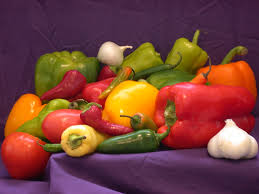
#> input picture Week_6/peppers.jpeg, 259 x 194 px
$ jupyter execute Hafta_6.ipynb
#> lines starting #> are read from the running program, lines starting #| are printed output that depends on the picture; after the words box and inside, x2 and y2 are one past the last pixel; in counts of white or black regions, pixels touching at a corner belong together
[cell 1]
import cv2
import matplotlib.pyplot as plt
import numpy as np

[cell 2]
img_original=cv2.imread("./peppers.jpeg",1)
#> img_original is the input picture: shape (194, 259, 3); mean B, G, R 57.9, 66.3, 120.7

[cell 3]
plt.imshow(img_original)

[cell 4]
img_rgb=cv2.cvtColor(img_original,cv2.COLOR_BGR2RGB)
img_gray=cv2.cvtColor(img_original,cv2.COLOR_BGR2GRAY)
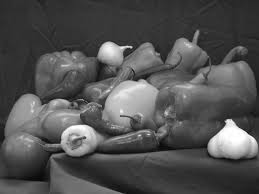
#> img_gray: shape (194, 259); min 5, max 255, mean 81.6
fig=plt.figure(figsize=(10,7))
rows=1
columns=3
fig.add_subplot(rows ,columns ,1)
plt.imshow(img_original )
plt.axis("off")
plt.title("Original Image")
fig.add_subplot(rows ,columns ,2)
plt.imshow(img_rgb)
plt.axis("off")
plt.title("RGB Image")
fig.add_subplot(rows ,columns ,3)
plt.imshow(img_gray, cmap="gray")
plt.axis("off")
plt.title("Gray  Image")
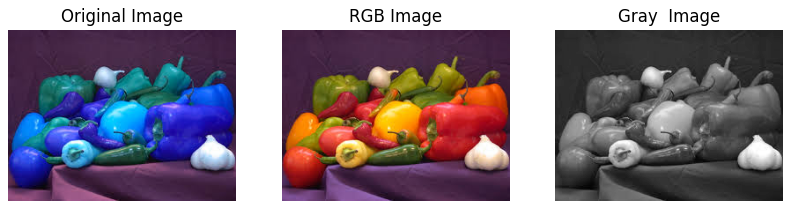
#> figure drawn by matplotlib, 3 panels; B, G, R data is drawn as R, G, B

[cell 5]
img_rgb_indexes=(img_rgb[:,:,0]>70)&(img_rgb[:,:,1]<130)&(img_rgb[:,:,2]<30)
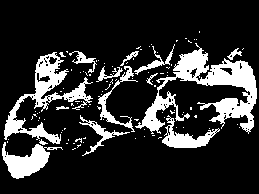
#> img_rgb_indexes: shape (194, 259) bool; 17.9% white; 106 white regions (92 under 20 px), largest, box (x1, y1, x2, y2) and area: (135, 43, 257, 134) 3559, (4, 52, 93, 144) 2032, (2, 142, 63, 179) 966

[cell 6]
print(type(img_rgb_indexes))
#| <class 'numpy.ndarray'>

[cell 7]
img_rgb_indexes.shape
#> Out = (194, 259)

[cell 8]
plt.imshow(img_rgb_indexes,cmap="gray")

[cell 9]
img_rgb[img_rgb_indexes]=[135,235,235]
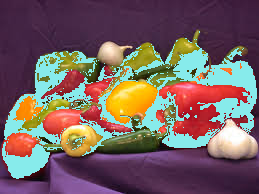
#> img_rgb: shape (194, 259, 3); mean R, G, B 118.3, 97.5, 97.4
img_rgb=cv2.cvtColor(img_original,cv2.COLOR_BGR2RGB)
img_gray=cv2.cvtColor(img_original,cv2.COLOR_BGR2GRAY)
fig=plt.figure(figsize=(10,7))
rows=1
columns=3
fig.add_subplot(rows ,columns ,1)
plt.imshow(img_original )
plt.axis("off")
plt.title("Original Image")
fig.add_subplot(rows ,columns ,2)
plt.imshow(img_rgb)
plt.axis("off")
plt.title("RGB Image")
fig.add_subplot(rows ,columns ,3)
plt.imshow(img_gray, cmap="gray")
plt.axis("off")
plt.title("Gray  Image")

[cell 10]
img_rgb[img_rgb_indexes]=[135,235,235]
new_rgb=cv2.cvtColor(img_original,cv2.COLOR_BGR2RGB)

fig=plt.figure(figsize=(10,7))
rows=1
columns=3
fig.add_subplot(rows ,columns ,1)
plt.imshow(new_rgb )
plt.axis("off")
plt.title("RGB Image")
fig.add_subplot(rows ,columns ,2)
plt.imshow(img_rgb_indexes,cmap="gray")
plt.axis("off")
plt.title("Indexes Image")
fig.add_subplot(rows ,columns ,3)
plt.imshow(img_rgb, cmap="gray")
plt.axis("off")
plt.title("Original  Image")

[cell 11]
img_rgb_indexes1=(img_rgb[:,:,0]>70)&(img_rgb[:,:,1]<130)&(img_rgb[:,:,2]<30)
#> img_rgb_indexes1: shape (194, 259) bool; every value is 0
img_rgb_indexes2=(img_rgb[:,:,0]>70)&(img_rgb[:,:,1]<130)&(img_rgb[:,:,2]<30)
img_rgb_indexes3=(img_rgb[:,:,0]>70)&(img_rgb[:,:,1]<130)&(img_rgb[:,:,2]<30)

[cell 12]
img_rgb_new_1 = cv2.cvtColor(img_original, cv2.COLOR_BGR2RGB)

[cell 13]
#görüntüdeki yeşil renkli nesnelerin maskelerini oluşturun (img_indexes gibi)#yeşil renk yerine kendi istediğini bir renge dönüştürün
img_rgb[img_rgb_indexes1]=[70,194,60]
img_hsv_green=cv2.cvtColor(img_original,cv2.COLOR_BGR2HSV)
#> img_hsv_green: shape (194, 259, 3); mean H, S, V 102, 157.5, 122.5
lower_green=np.array([20,100,90])
upper_green=np.array([130,210,130])
mask_green=cv2.inRange(img_hsv_green,lower_green,upper_green)
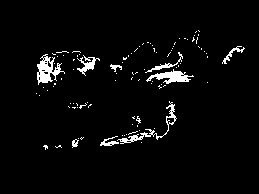
#> mask_green: shape (194, 259); 3.6% white; 97 white regions (88 under 20 px), largest, box (x1, y1, x2, y2) and area: (37, 54, 65, 85) 386, (146, 69, 194, 84) 315, (117, 101, 177, 144) 298

fig=plt.figure(figsize=(10,7))
rows=1
columns=2

fig.add_subplot(rows ,columns ,1)
plt.imshow(img_rgb_new_1)
plt.axis("off")
plt.title("Indexes Image")
fig.add_subplot(rows ,columns ,2)
plt.imshow(mask_green, cmap="gray")
plt.axis("off")
plt.title("Original  Image")

[cell 14]
yellow=np.full_like(img_rgb_new_1,[255,255,0])
img_rgb_new_1[mask_green !=0]=yellow[mask_green !=0]
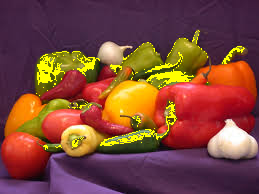
#> img_rgb_new_1: shape (194, 259, 3); mean R, G, B 126.2, 71.6, 56.6

[cell 15]
plt.imshow(img_rgb_new_1)

[cell 16]
#kodlarla renk oluşturma
height,width=100,100
img_red=np.zeros((height,width,3),dtype=np.uint8)
img_red[ :,:,0]=255

img_green=np.zeros((height,width,3),dtype=np.uint8)
img_green[ :,:,1]=255

img_blue=np.zeros((height,width,3),dtype=np.uint8)
img_blue[ :,:,2]=255

[cell 17]
fig=plt.figure(figsize=(10,7))
rows=1
columns=3

fig.add_subplot(rows ,columns ,1)
plt.imshow(img_red)
plt.axis("off")
plt.title("Red Image")
fig.add_subplot(rows ,columns ,2)
plt.imshow(img_green, cmap="gray")
plt.axis("off")
plt.title("Green  Image")
fig.add_subplot(rows ,columns ,3)
plt.imshow(img_blue)
plt.axis("off")
plt.title("Blue Image")
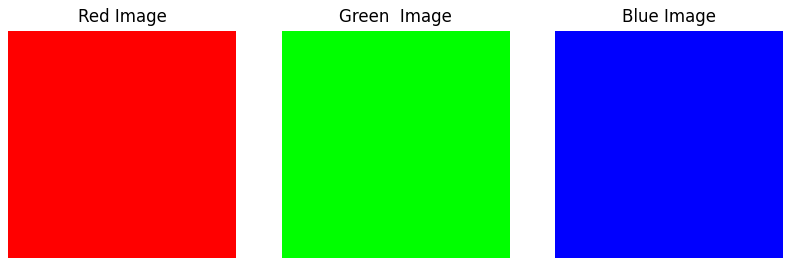
#> figure drawn by matplotlib, 3 panels

[cell 18]
img_black=np.zeros((height,width,3),dtype=np.uint8)
img_white=np.ones((height,width,3),dtype=np.uint8)*255

[cell 19]
fig=plt.figure(figsize=(10,7),facecolor='purple')
rows=1
columns=2

fig.add_subplot(rows ,columns ,1)
plt.imshow(img_black)
plt.axis("off")
plt.title("black Image")
fig.add_subplot(rows ,columns ,2)
plt.imshow(img_white, cmap="gray")
plt.axis("off")
plt.title("white  Image")
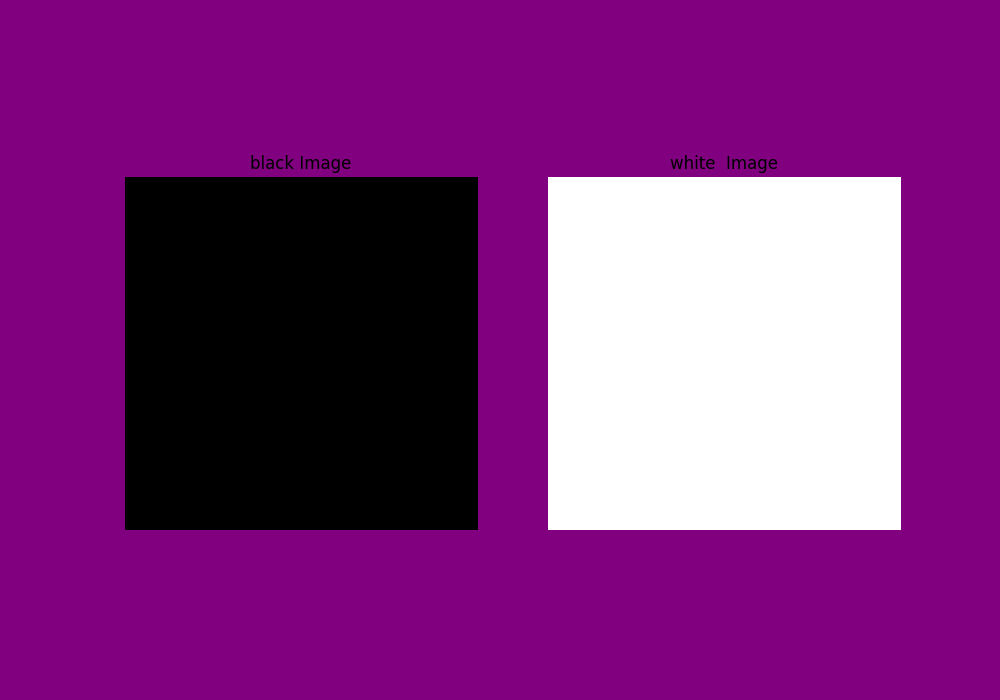
#> figure drawn by matplotlib, 2 panels
